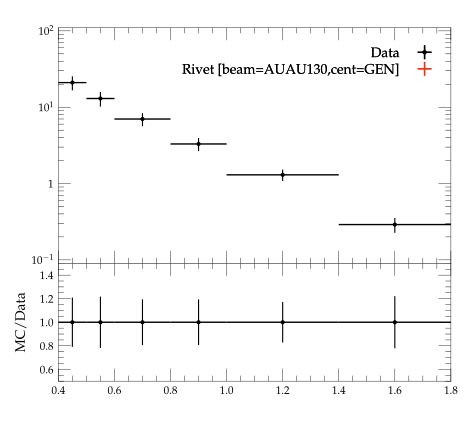

Source code (Python):
#! /usr/bin/env python3

# This Python script was auto-generated using YODA v2.1.2.
# Analysis object: /PHENIX_2004_I623413/d26-x01-y02
# Timestamp: 16-12-2025 (21:30:10)

import matplotlib as mpl
import matplotlib.pyplot as plt
mpl.use('Agg') # comment out for interactive use
import os
import numpy as np
from numpy import nan, inf

plotDir = os.path.split(os.path.realpath(__file__))[0]
if 'YODA_USER_PLOT_PATH' in globals():
    plot_outdir = globals()['YODA_USER_PLOT_PATH']
else:
    plot_outdir = plotDir

#plot style
plt.style.use(os.path.join(plotDir, '../default.mplstyle'))
# plot metadata
figW, figH = plt.rcParams['figure.figsize']
ax_xLabel = ''
ax_yLabel = ''
ax_title  = ''
ax_xScale = 'linear'
ax_yScale = 'log'
xLims = (0.4, 1.8)
yLims = (0.09000000000000001, 110.00000000000001)

# TeX-friendly labels for the legend
labels = {
  'legend' : ([ r"Data", r"Rivet [beam=AUAU130,cent=GEN]" ], r""),
}

# Adjust canvas width and height
canvasW = 10.0
canvasH = 9.0
figW *= canvasW/10.
figH *= canvasH/9.

# Create figure and axis objects
fig, (ax, ratio0_ax) = plt.subplots(2, 1, sharex=True,
                  figsize=(figW,figH), gridspec_kw={'height_ratios': (6.0, 3.0)})

# Set figure margins
plt.subplots_adjust(
    left   = 1.0 * plt.rcParams['figure.subplot.left'],
    right  = 1.0 * plt.rcParams['figure.subplot.right'],
    top    = 1.0 * plt.rcParams['figure.subplot.top'],
    bottom = 1.0 * plt.rcParams['figure.subplot.bottom'])

ratio0_ax.yaxis.set_major_locator(mpl.ticker.MultipleLocator(0.2))
ratio0_ax.set_ylim(0.5, 1.4999)
ratio0_ax.set_ylabel('MC/Data')

# the numerical data is stored in a separate file
dataf = dict()
prefix = os.path.split(__file__)[0]
if prefix:    prefix = prefix + '/'
exec(open(prefix+'d26-x01-y02__data.py').read(), dataf)


legend_handles = dict() # keep track of handles for the legend

# style options for curves
# starts at zorder>=5 to draw curve on top of legend
styles = {
  'Data': {
    'color' : 'black',
    'linestyle' : '-',
    'lineopacity' : 1.0,
    'linewidth' : 1,
    'marker' : 'o',
    'markersize' : 2,
    'capsize' : 0.0,
    'zorder' : 5,
    'histstyle' : 0,
    'drawstyle' : 'steps-pre',
    'xerrorbars' : 1,
    'yerrorbars' : 1,
    'fillcolor' : None,
    'fillopacity' : 1.0,
    'ratio0_linestyle' : '-',
    'ratio0_lineopacity' : 1.0,
    'ratio0_linewidth' : 1,
    'ratio0_marker' : 'o',
    'ratio0_markersize' : 2,
    'ratio0_capsize' : 0.0,
    'ratio0_zorder' : 5,
    'ratio0_histstyle' : 0,
    'ratio0_drawstyle' : 'steps-pre',
    'ratio0_xerrorbars' : 1,
    'ratio0_yerrorbars' : 1,
  },
  'Rivet.yoda [beam=AUAU130,cent=GEN]': {
    'color' : '#EE3311',
    'linestyle' : '-',
    'lineopacity' : 1.0,
    'linewidth' : 1,
    'marker' : 'none',
    'markersize' : 2,
    'capsize' : 0.0,
    'zorder' : 6,
    'histstyle' : 1,
    'drawstyle' : 'steps-pre',
    'xerrorbars' : 1,
    'yerrorbars' : 1,
    'fillcolor' : None,
    'fillopacity' : 1.0,
    'ratio0_linestyle' : '-',
    'ratio0_lineopacity' : 1.0,
    'ratio0_linewidth' : 1,
    'ratio0_marker' : 'none',
    'ratio0_markersize' : 2,
    'ratio0_capsize' : 0.0,
    'ratio0_zorder' : 6,
    'ratio0_histstyle' : 1,
    'ratio0_drawstyle' : 'steps-pre',
    'ratio0_xerrorbars' : 1,
    'ratio0_yerrorbars' : 1,
  },
}

# curve from input yoda files in main panel
for label, yvals in dataf['yvals'].items():
    if all(np.isnan(v) for v in dataf['yvals'][label]):
        continue
    tmp = None
    if styles[label]['histstyle']: # draw as histogram
        xpos = dataf['xedges'][label] if styles[label]['drawstyle'] else dataf['xpoints'][label]
        ypos = np.insert(yvals, 0, yvals[0]) if styles[label]['drawstyle'] else yvals
        if styles[label]['fillcolor']: # fill area below curve
            ax.fill_between(xpos, ypos, step='pre',
                            color=styles[label]['fillcolor'],
                            alpha=styles[label]['fillopacity'])
        tmp, = ax.plot(xpos, ypos,
                       color=styles[label]['color'],
                       linestyle=styles[label]['linestyle'],
                       alpha=styles[label]['lineopacity'],
                       linewidth=styles[label]['linewidth'],
                       drawstyle=styles[label]['drawstyle'], solid_joinstyle='miter',
                       zorder=styles[label]['zorder'], label=label)
    tmp = ax.errorbar(dataf['xpoints'][label], yvals,
                      xerr=np.array(dataf['xerrs'][label])*styles[label]['xerrorbars'],
                      yerr=np.array(dataf['yerrs'][label])*styles[label]['yerrorbars'],
                      fmt=styles[label]['marker'], capsize=styles[label]['capsize'],
                      alpha=styles[label]['lineopacity'],
                      markersize=styles[label]['markersize'],
                      ecolor=styles[label]['color'],
                      color=styles[label]['color'], zorder=styles[label]['zorder'])
    tmp[-1][0].set_linestyle(styles[label]['linestyle'])
    tmp[-1][0].set_linewidth(styles[label]['linewidth'])
    if label in dataf['add_legend_handle']:  legend_handles[label] = tmp
    for varLabel in dataf['variation_yvals'].keys():
        if varLabel.startswith(label):
            tmp, = ax.plot(dataf['xedges'][label], dataf['variation_yvals'][varLabel],
                           color=styles[label]['color'],
                           linestyle=styles[label]['linestyle'],
                           linewidth=styles[label]['linewidth'],
                           drawstyle='steps-pre', solid_joinstyle='miter',
                           zorder=styles[label]['zorder'], alpha=0.5)


# plots on ratio panel
# curve from input yoda files in ratio panel
for label, yvals in dataf['ratio0_yvals'].items():
    if all(np.isnan(v) for v in yvals):
        continue
    if styles[label]['ratio0_histstyle']: # plot as histogram
        xpos = dataf['xedges']['Data'] if styles[label]['ratio0_drawstyle'] else dataf['xpoints']['Data']
        ypos = np.insert(yvals, 0, yvals[0]) if styles[label]['ratio0_drawstyle'] else yvals
        ratio0_ax.plot(xpos, ypos,
                       color=styles[label]['color'],
                       linewidth=styles[label]['linewidth'],
                       linestyle=styles[label]['ratio0_linestyle'],
                       alpha=styles[label]['ratio0_lineopacity'],
                       drawstyle=styles[label]['ratio0_drawstyle'], zorder=styles[label]['zorder'],
                       solid_joinstyle='miter')
    tmp = ratio0_ax.errorbar(dataf['xpoints']['Data'], yvals,
                             xerr=np.array(dataf['ref_xerrs'])*styles[label]['ratio0_xerrorbars'],
                             yerr=np.array(dataf['ratio0_yerrs'][label])*styles[label]['ratio0_yerrorbars'],
                             fmt=styles[label]['ratio0_marker'], capsize=styles[label]['ratio0_capsize'],
                             alpha=styles[label]['ratio0_lineopacity'],
                             markersize=styles[label]['ratio0_markersize'],
                             ecolor=styles[label]['color'],
                             color=styles[label]['color'])
    tmp[-1][0].set_linestyle(styles[label]['ratio0_linestyle'])
    tmp[-1][0].set_linewidth(styles[label]['ratio0_linewidth'])

    for varlabel in dataf['ratio0_variation_vals'].keys():
        if varlabel.startswith(label):
            ratio0_ax.plot(dataf['xedges']['Data'],
                            dataf['ratio0_variation_vals'][varlabel],
                            color=styles[label]['color'],
                            linestyle=styles[label]['linestyle'],
                            linewidth=styles[label]['linewidth'],
                            drawstyle='steps-pre', solid_joinstyle='miter',
                            zorder=1, alpha=0.5)

legend_items = list(legend_handles.values())
ax.add_artist(ax.legend(legend_items,
                        labels['legend'][0],
                        title=labels['legend'][1],
                        alignment='right',
                        loc='upper right',
                        bbox_to_anchor=(1.0, 0.97),markerfirst=False))

# set plot metadata as defined above
ratio0_ax.set_xlabel(ax_xLabel)
ratio0_ax.xaxis.set_label_coords(1., -0.15)
ax.set_ylabel(ax_yLabel, ha='right', va='top')
ax.yaxis.set_label_coords(-0.11, 1.0)
ax.set_title(ax_title, loc='left')
ax.set_xscale(ax_xScale)
ax.set_yscale(ax_yScale)
ratio0_ax.set_yscale('linear')
ax.set_xlim(xLims)
ax.set_ylim(yLims)

# tick formatting
plt.rcParams['xtick.top'] = True
plt.rcParams['ytick.right'] = True
ax.yaxis.set_major_locator(mpl.ticker.LogLocator(base=10.0, numticks=np.inf))
ax.yaxis.set_minor_locator(mpl.ticker.LogLocator(
                           base=10.0, subs=np.arange(0.1, 1, 0.1), numticks=np.inf))
fig.align_ylabels((ax, ratio0_ax))
plt.savefig(os.path.join(plot_outdir, 'd26-x01-y02.pdf'), format='PDF')
plt.savefig(os.path.join(plot_outdir, 'd26-x01-y02.png'), format='PNG')

plt.close(fig)
